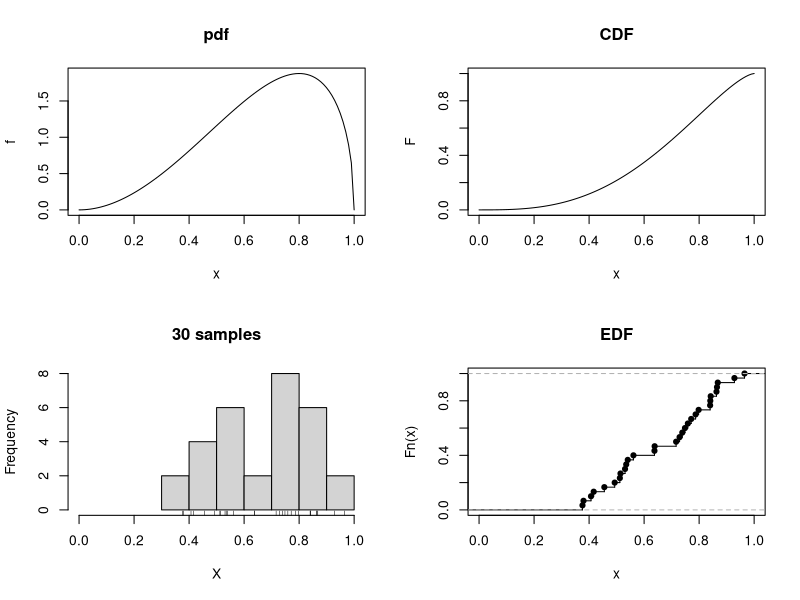
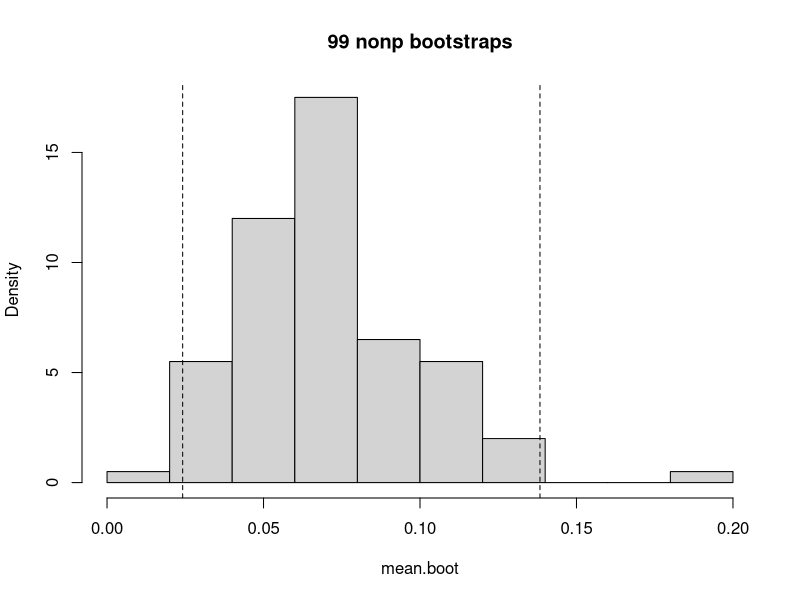
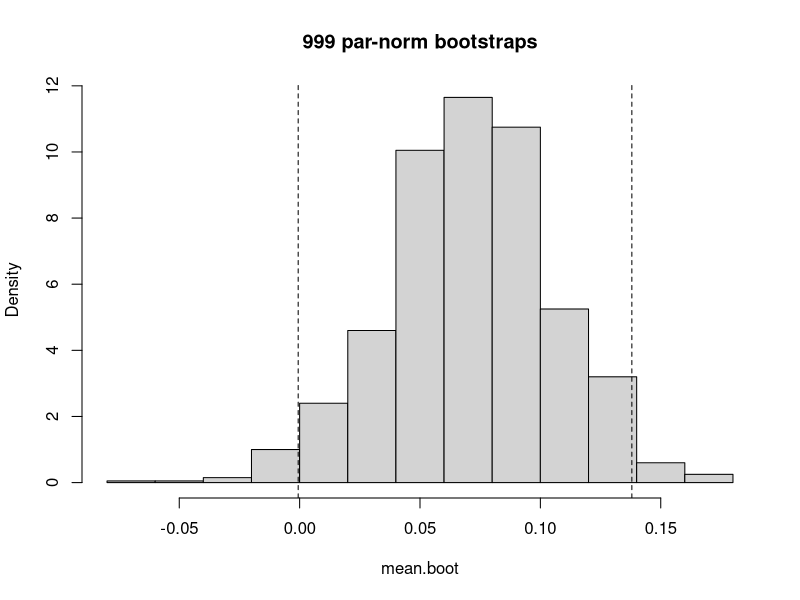
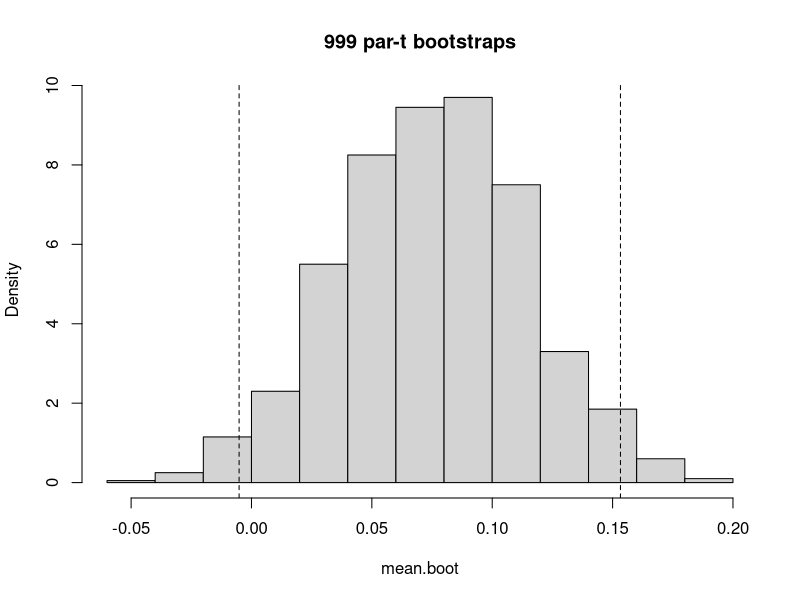

Here is the R script that generated these plots, in order: (Note: this script raises an error after producing the figures.)
#edf plot
#  use beta distribution as an example
par(mfrow=c(2,2))
a <- 3
b <- 1.5
n <- 30
x <- seq(0, 1, length=100)
f <- dbeta(x, a, b)
plot(x, f, type="l", main="pdf")
F <- pbeta(x, a, b)
plot(x, F, type="l", main="CDF")
X <- rbeta(n,a,b)
hist(X, main=paste(n,"samples"), xlim=c(0,1))
rug(X)
eF <- ecdf(X)
plot(eF, main="EDF", verticals=TRUE, xlim=c(0,1))
par(mfrow=c(1,1))

#bootstrap resample of martin
martin <- c(0.13,-0.01,-0.01,0.42,-0.02,0.01,0.09,0.03,0.04,0.06,0.12,0.03)
nreps <- 1000
how.often <- matrix(NA, nrow=nreps, ncol=length(martin))
for(i in 1:nreps) how.often[i,] <- sample(martin,length(martin),replace=TRUE)
table(how.often)

boot.martin <- function(data, b, alpha, type="nonp") {
#  Purpose:  compute 95% CI endpoints for dataset
#  Input: dataset, number of replicates, type in ("nonp", "par-norm", "par-t")
#  output: histogram with CI endpoints
  boot <- matrix(NA, nrow=b+1, ncol=length(data))
  m <- mean(martin)
  sd <- sd(martin)
  title <- paste(b, type, "bootstraps", sep=' ')
  if (type == "nonp") {
    for(i in 1:b) {boot[i,] <- sample(data,length(data),replace=TRUE) }
  } else {
    if (type=="par-norm") {
    for(i in 1:b) {boot[i,] <- rnorm(length(data),m,sd) }
    } else {
      if (type=="par-t") {
      for(i in 1:b) {boot[i,] <- (rt(length(martin),length(martin)-1)*sd)+m }
      } else {
        stop("Bootstrap type !in 'nonp', 'par-norm', 'par-t")
      }}}
      
  n.elements <- b+1
  boot[n.elements, ] <- data
  mean.boot <- apply(boot,1,mean)  # rowMeans would work equally well
  hist(mean.boot, main=title, freq=FALSE)
  m <- mean.boot[1:b]
  x <- order(m)
  lower.quantile <- floor(alpha/2 * n.elements)
  upper.quantile <- ceiling((1-alpha/2) * n.elements)
  endpoints <- c(m[x[lower.quantile]], m[x[upper.quantile]])
  abline(v=endpoints[1], lty=2)
  abline(v=endpoints[2], lty=2)
  return(endpoints)
}

boot.martin(martin, b=99, alpha=0.05)
boot.martin(martin, b=999, alpha=0.05, 'par-norm')
boot.martin(martin, b=999, alpha=0.05, 'par-t')
boot.martin(martin, b=999, alpha=0.05, 'para-norm')

